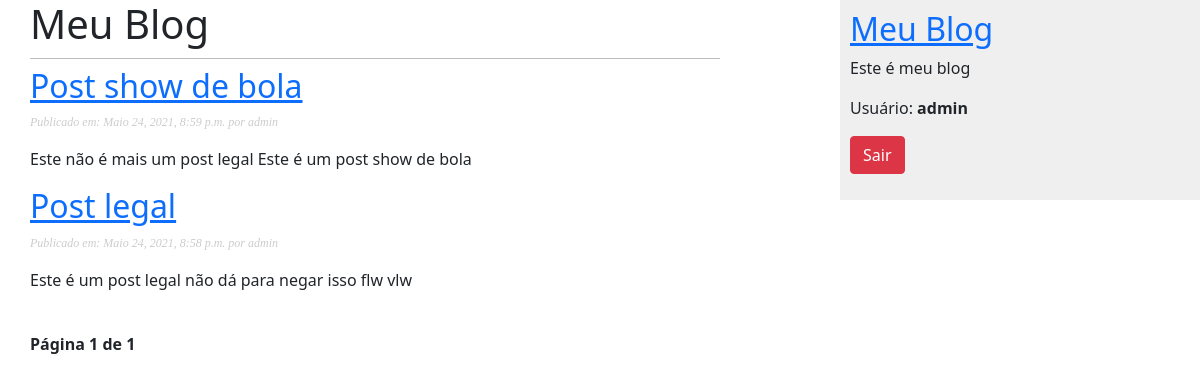
The app's page / (signed in) with its own data.
### meublog/models.py (models this page shows, shortened)
class Post(models.Model):
    STATUS_CHOICES = (
        ('rascunho', 'Rascunho'),
        ('publicado', 'publicado')
    )
    objects = models.Manager()
    publicado = PublicadosManager()
    titulo = models.CharField(max_length=250)
    slug = models.SlugField(max_length=100)
    corpo = models.TextField()
    autor = models.ForeignKey(User, on_delete=models.CASCADE, related_name='meublog_posts')
    publicados = models.DateTimeField(default=timezone.now)
    criado = models.DateTimeField(auto_now_add=True)
    status = models.CharField(max_length=9, choices=STATUS_CHOICES, default='rascunho')
    def gwt_absolute_url(self):
        return reverse('meublog:detalhe', args=[self.slug])
    class Meta:
        ordering = ('-publicados',)
        verbose_name = "Post"
        verbose_name_plural = "Posts"

### meublog/views.py (the view)
# urls.py: path('', views.ListarPostView.as_view(), name='listar_posts'),
class ListarPostView(ListView):
    queryset = Post.publicado.all()
    context_object_name = 'posts'
    paginate_by = 5
    template_name = "meublog/post/listarposts.html"

### meublog/templates/meublog/post/listarposts.html (shortened to what this page needs)
{% extends 'meublog/base.html' %}
{% block conteudo %}
    <h1>Meu Blog </h1>
    {% for p in posts %}
        <h2>
            <a href=" {{ p.gwt_absolute_url }}">{{ p.titulo }}</a>
        </h2>
        <p class="date">
            Publicado em: {{ p.publicados }} por {{ p.autor }}
        </p>
        <p>
            {{ p.corpo | truncatewords:15 | linebreaks }}
        </p>
    {% endfor %}
    {% include "paginacao.html" with page=page_obj %}
{% endblock %}

### meublog/templates/meublog/base.html (shortened to what this page needs)
{% load static %}
<!DOCTYPE html>
<html lang="pt-br">
<head>
    <link href="{% static 'css/meublog.css' %}" rel="stylesheet">
    <link href="https://cdn.jsdelivr.net/npm/bootstrap@5.0.1/dist/css/bootstrap.min.css" rel="stylesheet">
</head>
<body>
    <div id="content">
        {% block conteudo %}
        {% endblock %}
    </div>
    <div id="sidebar">
        <h2><a href="{% url 'meublog:listar_posts' %}"> Meu Blog</a></h2>
        <p>Este é meu blog</p>
        {% if user.is_anonymous %}
            <p>
                <a class="btn btn-primary" href="{% url 'meublog:cadastrouser' %}">
                    Cadastrar
                </a>
            </p>
            <p>
                <a class="btn btn-success" href="{% url 'meublog:loginuser' %}">
                    Login
                </a>
            </p>
        {% else %}
            <p>
                Usuário: <b>{{ user.username }}</b>
                <p>
                    <a class="btn btn-danger" href="{% url 'meublog:logoutuser' %}">
                        Sair
                    </a>
                </p>
            </p>
        {% endif %}
    </div>
</body>
</html>

### meublog/static/css/meublog.css (style rules this page uses)
body { margin:0; padding:0; font-family:helvetica, sans-serif; }
a { color:#00abff; text-decoration:none; }
h1 { font-weight:normal; border-bottom:1px solid #bbb; padding:0 0 10px 0; }
h2 { font-weight:normal; margin:30px 0 0; }
#content { float:left; width:60%; padding:0 0 0 30px; }
#sidebar { float:right; width:30%; padding:10px; background:#efefef; height:100%; }
p.date { color:#ccc; font-family: georgia, serif; font-size: 12px; font-style: italic; }

### records on screen
Post: titulo "Post show de bola", publicados "Maio 24, 2021, 8:59 p.m.", autor "admin", corpo "Este não é mais um post legal Este é um post show de bola"
Post: titulo "Post legal", publicados "Maio 24, 2021, 8:58 p.m.", autor "admin", corpo "Este é um post legal não dá para negar isso flw vlw"

### other values on screen
{{ page.number }} "1"
{{ page.paginator.num_pages }} "1"
{{ user.username }} "admin"
